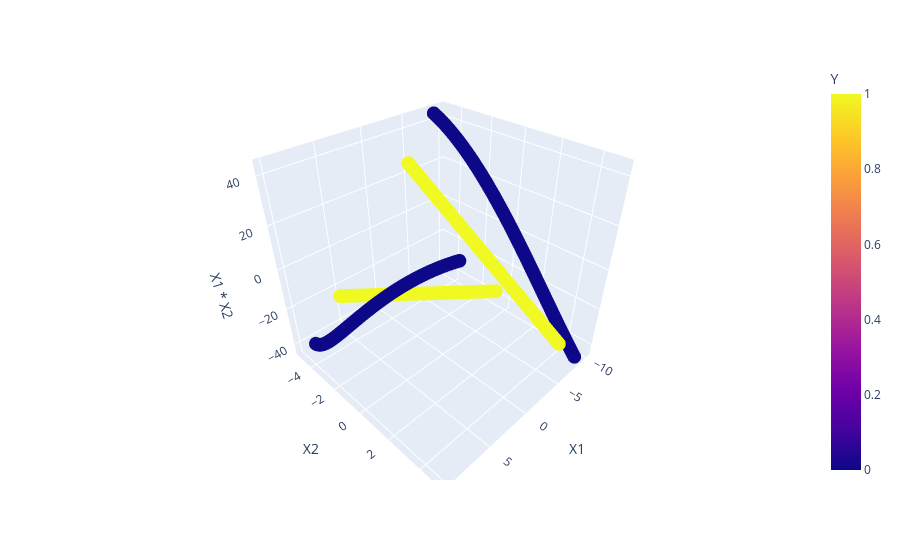

This figure's notebook cell:
### Code cell
import plotly.express as px

fig = px.scatter_3d(df, x = 'X1', y = 'X2', z = 'X1 * X2', color = Y)
fig.show()

### Figure 1 — Plotly figure (JSON) as saved in the notebook; plotly's stock layout.template omitted (floating-point values rounded to 4 significant figures; data arrays with more than 128 entries replaced by an {"elided": "..."} marker saying what was removed)
{"data": [{"hovertemplate": "X1=%{x}<br>X2=%{y}<br>X1 * X2=%{z}<br>Y=%{marker.color}<extra></extra>", "legendgroup": "", "marker": {"color": {"elided": "400 int values"}, "coloraxis": "coloraxis", "symbol": "circle"}, "mode": "markers", "name": "", "scene": "scene", "showlegend": false, "type": "scatter3d", "x": {"elided": "400 float values"}, "y": {"elided": "400 float values"}, "z": {"elided": "400 float values"}}], "layout": {"coloraxis": {"colorbar": {"title": {"text": "Y"}}, "colorscale": [[0, "#0d0887"], [0.1111, "#46039f"], [0.2222, "#7201a8"], [0.3333, "#9c179e"], [0.4444, "#bd3786"], [0.5556, "#d8576b"], [0.6667, "#ed7953"], [0.7778, "#fb9f3a"], [0.8889, "#fdca26"], [1, "#f0f921"]]}, "legend": {"tracegroupgap": 0}, "margin": {"t": 60}, "scene": {"domain": {"x": [0, 1], "y": [0, 1]}, "xaxis": {"title": {"text": "X1"}}, "yaxis": {"title": {"text": "X2"}}, "zaxis": {"title": {"text": "X1 * X2"}}}}}
